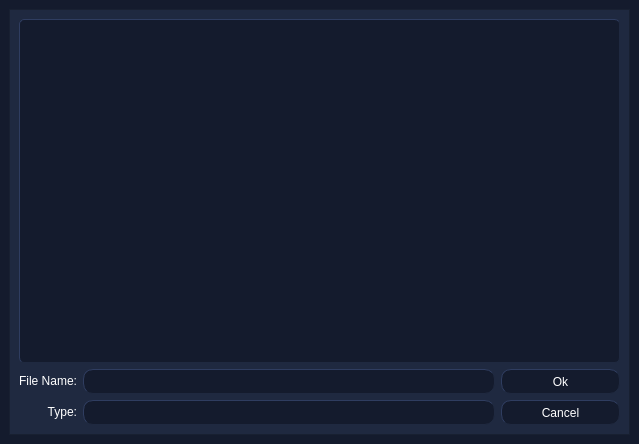
<?xml version="1.0" encoding="UTF-8"?>
<ui version="4.0">
 <class>MainWindow</class>
 <widget class="QMainWindow" name="MainWindow">
  <property name="geometry">
   <rect>
    <x>0</x>
    <y>0</y>
    <width>639</width>
    <height>444</height>
   </rect>
  </property>
  <property name="minimumSize">
   <size>
    <width>639</width>
    <height>444</height>
   </size>
  </property>
  <property name="maximumSize">
   <size>
    <width>639</width>
    <height>444</height>
   </size>
  </property>
  <property name="windowTitle">
   <string>MainWindow</string>
  </property>
  <property name="styleSheet">
   <string notr="true">background-color: rgb(20, 27, 45);</string>
  </property>
  <widget class="QWidget" name="centralwidget">
   <layout class="QGridLayout" name="gridLayout_2">
    <item row="0" column="0">
     <widget class="QFrame" name="frame">
      <property name="styleSheet">
       <string notr="true">QFrame {background-color: rgb(31, 41, 64);
color: rgb(255, 255, 255);
}

QLineEdit {
	
	background-color:rgb(20, 27, 45);
    border-style: outset;
    border-width: 1px ;
	border-color: rgb(31, 41, 64);
    border-radius: 10px;

    padding: 0px;
}

QPushButton {
	color:rgb(255,255,255);
	background-color: rgb(20, 27, 45);
    border-style: outset;
    border-width: 1px ;
	border-color: rgb(31, 41, 64);
    border-radius: 10px;

    padding: 0px;
}
QPushButton:pressed { 
    background-color: rgb(17, 19, 36);
    border-style: inset;

}
QToolTip{
	background-color: rgb(23, 32, 50);
    border-style:outset;
    border-width: 1px ;
	border-color: rgb(31, 41, 64);
    border-radius: 5px;
selection-background-color: rgb(77, 80, 143);
color:rgb(255, 247, 0);}


QHeaderView::section {
        background-color:rgb(23, 32, 50);
        color:rgb(255,255,255);
	border:0px;
border-radius: 5px;
padding-top: 3px;
        }
QTreeView{
	background-color:rgb(20, 27, 45);
    border-style:outset;
    border-width: 1px ;
	border-color: rgb(31, 41, 64);
    border-radius: 5px;

    padding: 0px;
    color:rgb(255,255,255);
}
QSlider::groove:horizontal{
border: 3px solid #637EB8;
background: white;
height: 7px;
border-radius: 3px;
}
QSlider::sub-page:horizontal {
background:rgb(65, 171, 72);
border: 0px solid #777;
height: 10px;
border-radius: 4px;
}
QSlider::add-page:horizontal {
background: rgb(255, 85, 85);
border: 0px solid #154A98;
height: 10px;
border-radius: 4px;
}
QSlider::handle:horizontal{
background:rgb(159, 159, 159);
border: 0px solid #777;
width: 5px;
margin-top: -4px;
margin-bottom: -4px;
border-radius: 2px;
}

/*Verticales*/
QSlider::groove:vertical{
border: 0px solid #637EB8;
background: white;
width:9px;
height: 55px;
border-radius: 3px;
}
QSlider::add-page:vertical {
background: qlineargradient(x1: 0, y1: 0, x2: 0, y2: 1,
stop: 0 #ABC7EC, stop: 1 #154A98);
border: 0px solid #154A98;
width: 10px;
border-radius: 4px;
}
QSlider::sub-page:vertical {
background: #fff;
border: 0px solid #777;
width: 7px;
border-radius: 4px;
}
QSlider::handle:vertical{
background: qlineargradient(x1:0, y1:0, x2:1, y2:1,
stop:0 #fff, stop:1 #ABC7EC);
border: 0px solid #777;
height: 5px;
margin-left: -4px;
margin-right: -4px;
border-radius: 2px;
}
/*Horizontales y Verticales*/
QSlider::handle:horizontal:hover,
QSlider::handle:vertical:hover{
border: 0px solid #154A98;
border-radius: 3px;
}</string>
      </property>
      <property name="frameShape">
       <enum>QFrame::StyledPanel</enum>
      </property>
      <property name="frameShadow">
       <enum>QFrame::Raised</enum>
      </property>
      <layout class="QGridLayout" name="gridLayout">
       <item row="0" column="0" colspan="3">
        <widget class="QTreeView" name="treeView"/>
       </item>
       <item row="1" column="0">
        <widget class="QLabel" name="label">
         <property name="text">
          <string>&lt;html&gt;&lt;head/&gt;&lt;body&gt;&lt;p align=&quot;right&quot;&gt;File Name:&lt;/p&gt;&lt;/body&gt;&lt;/html&gt;</string>
         </property>
        </widget>
       </item>
       <item row="1" column="1">
        <widget class="QLineEdit" name="lineEdit">
         <property name="minimumSize">
          <size>
           <width>0</width>
           <height>25</height>
          </size>
         </property>
        </widget>
       </item>
       <item row="1" column="2">
        <widget class="QPushButton" name="pushButton">
         <property name="minimumSize">
          <size>
           <width>119</width>
           <height>25</height>
          </size>
         </property>
         <property name="text">
          <string>Ok</string>
         </property>
        </widget>
       </item>
       <item row="2" column="0">
        <widget class="QLabel" name="label_2">
         <property name="text">
          <string>&lt;html&gt;&lt;head/&gt;&lt;body&gt;&lt;p align=&quot;right&quot;&gt;Type:&lt;/p&gt;&lt;/body&gt;&lt;/html&gt;</string>
         </property>
        </widget>
       </item>
       <item row="2" column="1">
        <widget class="QLineEdit" name="lineEdit_2">
         <property name="minimumSize">
          <size>
           <width>0</width>
           <height>25</height>
          </size>
         </property>
        </widget>
       </item>
       <item row="2" column="2">
        <widget class="QPushButton" name="pushButton_2">
         <property name="minimumSize">
          <size>
           <width>119</width>
           <height>25</height>
          </size>
         </property>
         <property name="text">
          <string>Cancel</string>
         </property>
        </widget>
       </item>
      </layout>
     </widget>
    </item>
   </layout>
  </widget>
 </widget>
 <resources/>
 <connections/>
</ui>
